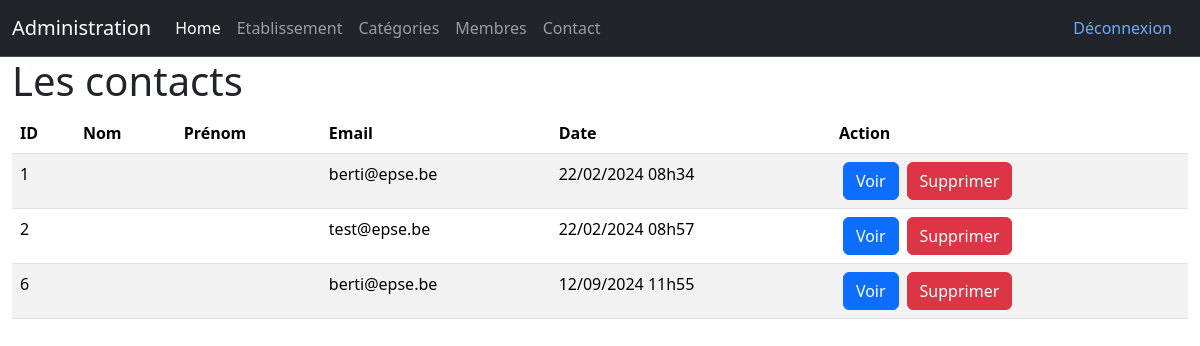
/admin/contacts.php (signed in), run on an earlier commit of the app's database.
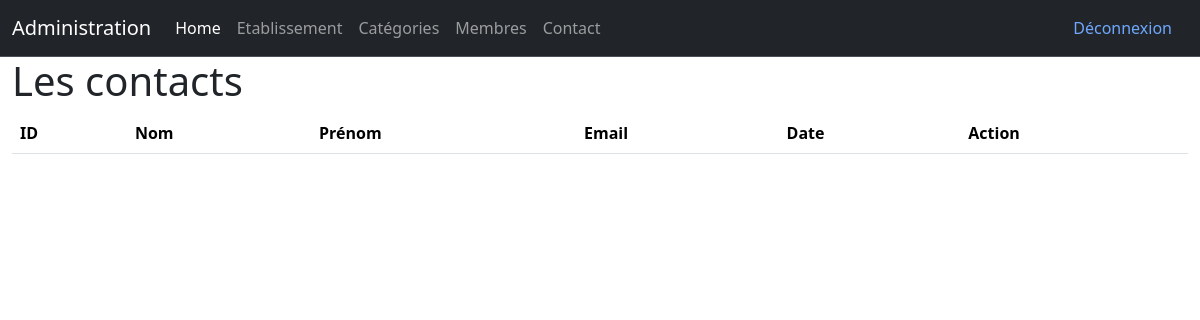
And on a later commit of the database.
### tables this page shows
CREATE TABLE IF NOT EXISTS `contact` (
  `id` int NOT NULL AUTO_INCREMENT,
  `lastname` varchar(60) NOT NULL,
  `firstname` varchar(60) NOT NULL,
  `email` varchar(255) NOT NULL,
  `message` text NOT NULL,
  `date` datetime NOT NULL,
  PRIMARY KEY (`id`)
);

### admin/contacts.php (the view, shortened to what this page needs)
<?php
require "../connexion.php";
?>
<!DOCTYPE html>
<html lang="en">
<head>
    <link href="https://cdn.jsdelivr.net/npm/bootstrap@5.3.3/dist/css/bootstrap.min.css" rel="stylesheet">
</head>
<body>
<?php
include("partials/header.php");
?>
<div class="container-fluid">
    <h1>Les contacts</h1>
    <table class="table table-striped">
        <thead>
        <tr>
            <th>ID</th>
            <th>Nom</th>
            <th>Prénom</th>
            <th>Email</th>
            <th>Date</th>
            <th>Action</th>
        </tr>
        </thead>
        <tbody>
        <?php
        $contacts = $bdd->query("SELECT id, lastname, firstname,email, DATE_FORMAT(date,'%d/%m/%Y %Hh%i') AS mydate FROM contact");
        while($don = $contacts->fetch())
        {
            echo "<tr>";
            echo "<td>".$don['id']."</td>";
            echo "<td>".$don['lastname']."</td>";
            echo "<td>".$don['firstname']."</td>";
            echo "<td>".$don['email']."</td>";
            echo "<td>".$don['mydate']."</td>";
            echo "<td>";
                echo "<a href='showContact.php?id=".$don['id']."' class='btn btn-primary mx-1'>Voir</a>";
                echo "<a href='contacts.php?delete=".$don['id']."' class='btn btn-danger mx-1'>Supprimer</a>";
            echo "</td>";
            echo "</tr>";
        }
        ?>
        </tbody>
    </table>
</div>
</body>
</html>

### admin/partials/header.php (shortened to what this page needs)
<nav class="navbar navbar-expand-lg bg-dark border-bottom border-body" data-bs-theme="dark">
  <div class="container-fluid">
    <a class="navbar-brand" href="../index.php">Administration</a>
    <div class="collapse navbar-collapse" id="navbarNav">
      <ul class="navbar-nav">
        <li class="nav-item">
          <a class="nav-link active" aria-current="page" href="dashboard.php">Home</a>
        </li>
        <li class="nav-item">
          <a class="nav-link" href="schools.php">Etablissement</a>
        </li>
        <li class="nav-item">
          <a class="nav-link" href="categories.php">Catégories</a>
        </li>
        <li class="nav-item">
          <a class="nav-link" href="members.php">Membres</a>
        </li>
        <li class="nav-item">
          <a class="nav-link" href="contacts.php">Contact</a>
        </li>
    </ul>
    <ul class='ms-auto nav'>
        <li class="nav-item">
          <a class="nav-link" href="dashboard.php?deco=ok">Déconnexion</a>
        </li>
      </ul>
    </div>
  </div>
</nav>

What changed in the data, as far as the page shows it:
removed contact: id "1", email "berti@epse.be", mydate "22/02/2024 08h34"
removed contact: id "2", email "test@epse.be", mydate "22/02/2024 08h57"
removed contact: id "6", email "berti@epse.be", mydate "12/09/2024 11h55"
